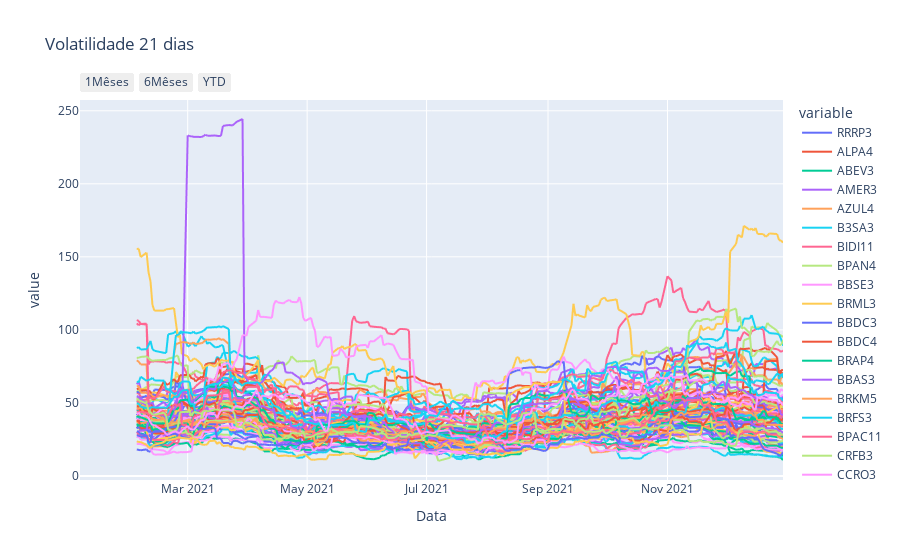

Source (notebook cell):
### Code cell
fig = px.line(
    data_frame=vol_2021,
    title='Volatilidade 21 dias',
    x=vol_2021.index,
    y=vol_2021.columns)

fig.update_layout(
  	{'xaxis':
    {'rangeselector': {'buttons': datas}}})

fig.show()

### Figure 1 — Plotly figure (JSON) as saved in the notebook; plotly's stock layout.template omitted (floating-point values rounded to 4 significant figures; data arrays with more than 128 entries replaced by an {"elided": "..."} marker saying what was removed)
{"data": [{"hovertemplate": "variable=RRRP3<br>Data=%{x}<br>value=%{y}<extra></extra>", "legendgroup": "RRRP3", "line": {"color": "#636efa", "dash": "solid"}, "marker": {"symbol": "circle"}, "mode": "lines", "name": "RRRP3", "showlegend": true, "type": "scattergl", "x": {"elided": "246 str values"}, "xaxis": "x", "y": {"elided": "246 float values"}, "yaxis": "y"}, {"hovertemplate": "variable=ALPA4<br>Data=%{x}<br>value=%{y}<extra></extra>", "legendgroup": "ALPA4", "line": {"color": "#EF553B", "dash": "solid"}, "marker": {"symbol": "circle"}, "mode": "lines", "name": "ALPA4", "showlegend": true, "type": "scattergl", "x": {"elided": "246 str values"}, "xaxis": "x", "y": {"elided": "246 float values"}, "yaxis": "y"}, {"hovertemplate": "variable=ABEV3<br>Data=%{x}<br>value=%{y}<extra></extra>", "legendgroup": "ABEV3", "line": {"color": "#00cc96", "dash": "solid"}, "marker": {"symbol": "circle"}, "mode": "lines", "name": "ABEV3", "showlegend": true, "type": "scattergl", "x": {"elided": "246 str values"}, "xaxis": "x", "y": {"elided": "246 float values"}, "yaxis": "y"}, {"hovertemplate": "variable=AMER3<br>Data=%{x}<br>value=%{y}<extra></extra>", "legendgroup": "AMER3", "line": {"color": "#ab63fa", "dash": "solid"}, "marker": {"symbol": "circle"}, "mode": "lines", "name": "AMER3", "showlegend": true, "type": "scattergl", "x": {"elided": "246 str values"}, "xaxis": "x", "y": {"elided": "246 float values"}, "yaxis": "y"}, {"hovertemplate": "variable=AZUL4<br>Data=%{x}<br>value=%{y}<extra></extra>", "legendgroup": "AZUL4", "line": {"color": "#FFA15A", "dash": "solid"}, "marker": {"symbol": "circle"}, "mode": "lines", "name": "AZUL4", "showlegend": true, "type": "scattergl", "x": {"elided": "246 str values"}, "xaxis": "x", "y": {"elided": "246 float values"}, "yaxis": "y"}, {"hovertemplate": "variable=B3SA3<br>Data=%{x}<br>value=%{y}<extra></extra>", "legendgroup": "B3SA3", "line": {"color": "#19d3f3", "dash": "solid"}, "marker": {"symbol": "circle"}, "mode": "lines", "name": "B3SA3", "showlegend": true, "type": "scattergl", "x": {"elided": "246 str values"}, "xaxis": "x", "y": {"elided": "246 float values"}, "yaxis": "y"}, {"hovertemplate": "variable=BIDI11<br>Data=%{x}<br>value=%{y}<extra></extra>", "legendgroup": "BIDI11", "line": {"color": "#FF6692", "dash": "solid"}, "marker": {"symbol": "circle"}, "mode": "lines", "name": "BIDI11", "showlegend": true, "type": "scattergl", "x": {"elided": "246 str values"}, "xaxis": "x", "y": {"elided": "246 float values"}, "yaxis": "y"}, {"hovertemplate": "variable=BPAN4<br>Data=%{x}<br>value=%{y}<extra></extra>", "legendgroup": "BPAN4", "line": {"color": "#B6E880", "dash": "solid"}, "marker": {"symbol": "circle"}, "mode": "lines", "name": "BPAN4", "showlegend": true, "type": "scattergl", "x": {"elided": "246 str values"}, "xaxis": "x", "y": {"elided": "246 float values"}, "yaxis": "y"}, {"hovertemplate": "variable=BBSE3<br>Data=%{x}<br>value=%{y}<extra></extra>", "legendgroup": "BBSE3", "line": {"color": "#FF97FF", "dash": "solid"}, "marker": {"symbol": "circle"}, "mode": "lines", "name": "BBSE3", "showlegend": true, "type": "scattergl", "x": {"elided": "246 str values"}, "xaxis": "x", "y": {"elided": "246 float values"}, "yaxis": "y"}, {"hovertemplate": "variable=BRML3<br>Data=%{x}<br>value=%{y}<extra></extra>", "legendgroup": "BRML3", "line": {"color": "#FECB52", "dash": "solid"}, "marker": {"symbol": "circle"}, "mode": "lines", "name": "BRML3", "showlegend": true, "type": "scattergl", "x": {"elided": "246 str values"}, "xaxis": "x", "y": {"elided": "246 float values"}, "yaxis": "y"}, {"hovertemplate": "variable=BBDC3<br>Data=%{x}<br>value=%{y}<extra></extra>", "legendgroup": "BBDC3", "line": {"color": "#636efa", "dash": "solid"}, "marker": {"symbol": "circle"}, "mode": "lines", "name": "BBDC3", "showlegend": true, "type": "scattergl", "x": {"elided": "246 str values"}, "xaxis": "x", "y": {"elided": "246 float values"}, "yaxis": "y"}, {"hovertemplate": "variable=BBDC4<br>Data=%{x}<br>value=%{y}<extra></extra>", "legendgroup": "BBDC4", "line": {"color": "#EF553B", "dash": "solid"}, "marker": {"symbol": "circle"}, "mode": "lines", "name": "BBDC4", "showlegend": true, "type": "scattergl", "x": {"elided": "246 str values"}, "xaxis": "x", "y": {"elided": "246 float values"}, "yaxis": "y"}, {"hovertemplate": "variable=BRAP4<br>Data=%{x}<br>value=%{y}<extra></extra>", "legendgroup": "BRAP4", "line": {"color": "#00cc96", "dash": "solid"}, "marker": {"symbol": "circle"}, "mode": "lines", "name": "BRAP4", "showlegend": true, "type": "scattergl", "x": {"elided": "246 str values"}, "xaxis": "x", "y": {"elided": "246 float values"}, "yaxis": "y"}, {"hovertemplate": "variable=BBAS3<br>Data=%{x}<br>value=%{y}<extra></extra>", "legendgroup": "BBAS3", "line": {"color": "#ab63fa", "dash": "solid"}, "marker": {"symbol": "circle"}, "mode": "lines", "name": "BBAS3", "showlegend": true, "type": "scattergl", "x": {"elided": "246 str values"}, "xaxis": "x", "y": {"elided": "246 float values"}, "yaxis": "y"}, {"hovertemplate": "variable=BRKM5<br>Data=%{x}<br>value=%{y}<extra></extra>", "legendgroup": "BRKM5", "line": {"color": "#FFA15A", "dash": "solid"}, "marker": {"symbol": "circle"}, "mode": "lines", "name": "BRKM5", "showlegend": true, "type": "scattergl", "x": {"elided": "246 str values"}, "xaxis": "x", "y": {"elided": "246 float values"}, "yaxis": "y"}, {"hovertemplate": "variable=BRFS3<br>Data=%{x}<br>value=%{y}<extra></extra>", "legendgroup": "BRFS3", "line": {"color": "#19d3f3", "dash": "solid"}, "marker": {"symbol": "circle"}, "mode": "lines", "name": "BRFS3", "showlegend": true, "type": "scattergl", "x": {"elided": "246 str values"}, "xaxis": "x", "y": {"elided": "246 float values"}, "yaxis": "y"}, {"hovertemplate": "variable=BPAC11<br>Data=%{x}<br>value=%{y}<extra></extra>", "legendgroup": "BPAC11", "line": {"color": "#FF6692", "dash": "solid"}, "marker": {"symbol": "circle"}, "mode": "lines", "name": "BPAC11", "showlegend": true, "type": "scattergl", "x": {"elided": "246 str values"}, "xaxis": "x", "y": {"elided": "246 float values"}, "yaxis": "y"}, {"hovertemplate": "variable=CRFB3<br>Data=%{x}<br>value=%{y}<extra></extra>", "legendgroup": "CRFB3", "line": {"color": "#B6E880", "dash": "solid"}, "marker": {"symbol": "circle"}, "mode": "lines", "name": "CRFB3", "showlegend": true, "type": "scattergl", "x": {"elided": "246 str values"}, "xaxis": "x", "y": {"elided": "246 float values"}, "yaxis": "y"}, {"hovertemplate": "variable=CCRO3<br>Data=%{x}<br>value=%{y}<extra></extra>", "legendgroup": "CCRO3", "line": {"color": "#FF97FF", "dash": "solid"}, "marker": {"symbol": "circle"}, "mode": "lines", "name": "CCRO3", "showlegend": true, "type": "scattergl", "x": {"elided": "246 str values"}, "xaxis": "x", "y": {"elided": "246 float values"}, "yaxis": "y"}, {"hovertemplate": "variable=CMIG4<br>Data=%{x}<br>value=%{y}<extra></extra>", "legendgroup": "CMIG4", "line": {"color": "#FECB52", "dash": "solid"}, "marker": {"symbol": "circle"}, "mode": "lines", "name": "CMIG4", "showlegend": true, "type": "scattergl", "x": {"elided": "246 str values"}, "xaxis": "x", "y": {"elided": "246 float values"}, "yaxis": "y"}, {"hovertemplate": "variable=CIEL3<br>Data=%{x}<br>value=%{y}<extra></extra>", "legendgroup": "CIEL3", "line": {"color": "#636efa", "dash": "solid"}, "marker": {"symbol": "circle"}, "mode": "lines", "name": "CIEL3", "showlegend": true, "type": "scattergl", "x": {"elided": "246 str values"}, "xaxis": "x", "y": {"elided": "246 float values"}, "yaxis": "y"}, {"hovertemplate": "variable=COGN3<br>Data=%{x}<br>value=%{y}<extra></extra>", "legendgroup": "COGN3", "line": {"color": "#EF553B", "dash": "solid"}, "marker": {"symbol": "circle"}, "mode": "lines", "name": "COGN3", "showlegend": true, "type": "scattergl", "x": {"elided": "246 str values"}, "xaxis": "x", "y": {"elided": "246 float values"}, "yaxis": "y"}, {"hovertemplate": "variable=CPLE6<br>Data=%{x}<br>value=%{y}<extra></extra>", "legendgroup": "CPLE6", "line": {"color": "#00cc96", "dash": "solid"}, "marker": {"symbol": "circle"}, "mode": "lines", "name": "CPLE6", "showlegend": true, "type": "scattergl", "x": {"elided": "246 str values"}, "xaxis": "x", "y": {"elided": "246 float values"}, "yaxis": "y"}, {"hovertemplate": "variable=CSAN3<br>Data=%{x}<br>value=%{y}<extra></extra>", "legendgroup": "CSAN3", "line": {"color": "#ab63fa", "dash": "solid"}, "marker": {"symbol": "circle"}, "mode": "lines", "name": "CSAN3", "showlegend": true, "type": "scattergl", "x": {"elided": "246 str values"}, "xaxis": "x", "y": {"elided": "246 float values"}, "yaxis": "y"}, {"hovertemplate": "variable=CPFE3<br>Data=%{x}<br>value=%{y}<extra></extra>", "legendgroup": "CPFE3", "line": {"color": "#FFA15A", "dash": "solid"}, "marker": {"symbol": "circle"}, "mode": "lines", "name": "CPFE3", "showlegend": true, "type": "scattergl", "x": {"elided": "246 str values"}, "xaxis": "x", "y": {"elided": "246 float values"}, "yaxis": "y"}, {"hovertemplate": "variable=CVCB3<br>Data=%{x}<br>value=%{y}<extra></extra>", "legendgroup": "CVCB3", "line": {"color": "#19d3f3", "dash": "solid"}, "marker": {"symbol": "circle"}, "mode": "lines", "name": "CVCB3", "showlegend": true, "type": "scattergl", "x": {"elided": "246 str values"}, "xaxis": "x", "y": {"elided": "246 float values"}, "yaxis": "y"}, {"hovertemplate": "variable=CYRE3<br>Data=%{x}<br>value=%{y}<extra></extra>", "legendgroup": "CYRE3", "line": {"color": "#FF6692", "dash": "solid"}, "marker": {"symbol": "circle"}, "mode": "lines", "name": "CYRE3", "showlegend": true, "type": "scattergl", "x": {"elided": "246 str values"}, "xaxis": "x", "y": {"elided": "246 float values"}, "yaxis": "y"}, {"hovertemplate": "variable=DXCO3<br>Data=%{x}<br>value=%{y}<extra></extra>", "legendgroup": "DXCO3", "line": {"color": "#B6E880", "dash": "solid"}, "marker": {"symbol": "circle"}, "mode": "lines", "name": "DXCO3", "showlegend": true, "type": "scattergl", "x": {"elided": "246 str values"}, "xaxis": "x", "y": {"elided": "246 float values"}, "yaxis": "y"}, {"hovertemplate": "variable=ECOR3<br>Data=%{x}<br>value=%{y}<extra></extra>", "legendgroup": "ECOR3", "line": {"color": "#FF97FF", "dash": "solid"}, "marker": {"symbol": "circle"}, "mode": "lines", "name": "ECOR3", "showlegend": true, "type": "scattergl", "x": {"elided": "246 str values"}, "xaxis": "x", "y": {"elided": "246 float values"}, "yaxis": "y"}, {"hovertemplate": "variable=ELET3<br>Data=%{x}<br>value=%{y}<extra></extra>", "legendgroup": "ELET3", "line": {"color": "#FECB52", "dash": "solid"}, "marker": {"symbol": "circle"}, "mode": "lines", "name": "ELET3", "showlegend": true, "type": "scattergl", "x": {"elided": "246 str values"}, "xaxis": "x", "y": {"elided": "246 float values"}, "yaxis": "y"}, {"hovertemplate": "variable=ELET6<br>Data=%{x}<br>value=%{y}<extra></extra>", "legendgroup": "ELET6", "line": {"color": "#636efa", "dash": "solid"}, "marker": {"symbol": "circle"}, "mode": "lines", "name": "ELET6", "showlegend": true, "type": "scattergl", "x": {"elided": "246 str values"}, "xaxis": "x", "y": {"elided": "246 float values"}, "yaxis": "y"}, {"hovertemplate": "variable=EMBR3<br>Data=%{x}<br>value=%{y}<extra></extra>", "legendgroup": "EMBR3", "line": {"color": "#EF553B", "dash": "solid"}, "marker": {"symbol": "circle"}, "mode": "lines", "name": "EMBR3", "showlegend": true, "type": "scattergl", "x": {"elided": "246 str values"}, "xaxis": "x", "y": {"elided": "246 float values"}, "yaxis": "y"}, {"hovertemplate": "variable=ENBR3<br>Data=%{x}<br>value=%{y}<extra></extra>", "legendgroup": "ENBR3", "line": {"color": "#00cc96", "dash": "solid"}, "marker": {"symbol": "circle"}, "mode": "lines", "name": "ENBR3", "showlegend": true, "type": "scattergl", "x": {"elided": "246 str values"}, "xaxis": "x", "y": {"elided": "246 float values"}, "yaxis": "y"}, {"hovertemplate": "variable=ENGI11<br>Data=%{x}<br>value=%{y}<extra></extra>", "legendgroup": "ENGI11", "line": {"color": "#ab63fa", "dash": "solid"}, "marker": {"symbol": "circle"}, "mode": "lines", "name": "ENGI11", "showlegend": true, "type": "scattergl", "x": {"elided": "246 str values"}, "xaxis": "x", "y": {"elided": "246 float values"}, "yaxis": "y"}, {"hovertemplate": "variable=ENEV3<br>Data=%{x}<br>value=%{y}<extra></extra>", "legendgroup": "ENEV3", "line": {"color": "#FFA15A", "dash": "solid"}, "marker": {"symbol": "circle"}, "mode": "lines", "name": "ENEV3", "showlegend": true, "type": "scattergl", "x": {"elided": "246 str values"}, "xaxis": "x", "y": {"elided": "246 float values"}, "yaxis": "y"}, {"hovertemplate": "variable=EGIE3<br>Data=%{x}<br>value=%{y}<extra></extra>", "legendgroup": "EGIE3", "line": {"color": "#19d3f3", "dash": "solid"}, "marker": {"symbol": "circle"}, "mode": "lines", "name": "EGIE3", "showlegend": true, "type": "scattergl", "x": {"elided": "246 str values"}, "xaxis": "x", "y": {"elided": "246 float values"}, "yaxis": "y"}, {"hovertemplate": "variable=EQTL3<br>Data=%{x}<br>value=%{y}<extra></extra>", "legendgroup": "EQTL3", "line": {"color": "#FF6692", "dash": "solid"}, "marker": {"symbol": "circle"}, "mode": "lines", "name": "EQTL3", "showlegend": true, "type": "scattergl", "x": {"elided": "246 str values"}, "xaxis": "x", "y": {"elided": "246 float values"}, "yaxis": "y"}, {"hovertemplate": "variable=EZTC3<br>Data=%{x}<br>value=%{y}<extra></extra>", "legendgroup": "EZTC3", "line": {"color": "#B6E880", "dash": "solid"}, "marker": {"symbol": "circle"}, "mode": "lines", "name": "EZTC3", "showlegend": true, "type": "scattergl", "x": {"elided": "246 str values"}, "xaxis": "x", "y": {"elided": "246 float values"}, "yaxis": "y"}, {"hovertemplate": "variable=FLRY3<br>Data=%{x}<br>value=%{y}<extra></extra>", "legendgroup": "FLRY3", "line": {"color": "#FF97FF", "dash": "solid"}, "marker": {"symbol": "circle"}, "mode": "lines", "name": "FLRY3", "showlegend": true, "type": "scattergl", "x": {"elided": "246 str values"}, "xaxis": "x", "y": {"elided": "246 float values"}, "yaxis": "y"}, {"hovertemplate": "variable=GGBR4<br>Data=%{x}<br>value=%{y}<extra></extra>", "legendgroup": "GGBR4", "line": {"color": "#FECB52", "dash": "solid"}, "marker": {"symbol": "circle"}, "mode": "lines", "name": "GGBR4", "showlegend": true, "type": "scattergl", "x": {"elided": "246 str values"}, "xaxis": "x", "y": {"elided": "246 float values"}, "yaxis": "y"}, {"hovertemplate": "variable=GOAU4<br>Data=%{x}<br>value=%{y}<extra></extra>", "legendgroup": "GOAU4", "line": {"color": "#636efa", "dash": "solid"}, "marker": {"symbol": "circle"}, "mode": "lines", "name": "GOAU4", "showlegend": true, "type": "scattergl", "x": {"elided": "246 str values"}, "xaxis": "x", "y": {"elided": "246 float values"}, "yaxis": "y"}, {"hovertemplate": "variable=GOLL4<br>Data=%{x}<br>value=%{y}<extra></extra>", "legendgroup": "GOLL4", "line": {"color": "#EF553B", "dash": "solid"}, "marker": {"symbol": "circle"}, "mode": "lines", "name": "GOLL4", "showlegend": true, "type": "scattergl", "x": {"elided": "246 str values"}, "xaxis": "x", "y": {"elided": "246 float values"}, "yaxis": "y"}, {"hovertemplate": "variable=NTCO3<br>Data=%{x}<br>value=%{y}<extra></extra>", "legendgroup": "NTCO3", "line": {"color": "#00cc96", "dash": "solid"}, "marker": {"symbol": "circle"}, "mode": "lines", "name": "NTCO3", "showlegend": true, "type": "scattergl", "x": {"elided": "246 str values"}, "xaxis": "x", "y": {"elided": "246 float values"}, "yaxis": "y"}, {"hovertemplate": "variable=SOMA3<br>Data=%{x}<br>value=%{y}<extra></extra>", "legendgroup": "SOMA3", "line": {"color": "#ab63fa", "dash": "solid"}, "marker": {"symbol": "circle"}, "mode": "lines", "name": "SOMA3", "showlegend": true, "type": "scattergl", "x": {"elided": "246 str values"}, "xaxis": "x", "y": {"elided": "246 float values"}, "yaxis": "y"}, {"hovertemplate": "variable=HAPV3<br>Data=%{x}<br>value=%{y}<extra></extra>", "legendgroup": "HAPV3", "line": {"color": "#FFA15A", "dash": "solid"}, "marker": {"symbol": "circle"}, "mode": "lines", "name": "HAPV3", "showlegend": true, "type": "scattergl", "x": {"elided": "246 str values"}, "xaxis": "x", "y": {"elided": "246 float values"}, "yaxis": "y"}, {"hovertemplate": "variable=HYPE3<br>Data=%{x}<br>value=%{y}<extra></extra>", "legendgroup": "HYPE3", "line": {"color": "#19d3f3", "dash": "solid"}, "marker": {"symbol": "circle"}, "mode": "lines", "name": "HYPE3", "showlegend": true, "type": "scattergl", "x": {"elided": "246 str values"}, "xaxis": "x", "y": {"elided": "246 float values"}, "yaxis": "y"}, {"hovertemplate": "variable=GNDI3<br>Data=%{x}<br>value=%{y}<extra></extra>", "legendgroup": "GNDI3", "line": {"color": "#FF6692", "dash": "solid"}, "marker": {"symbol": "circle"}, "mode": "lines", "name": "GNDI3", "showlegend": true, "type": "scattergl", "x": {"elided": "246 str values"}, "xaxis": "x", "y": {"elided": "246 float values"}, "yaxis": "y"}, {"hovertemplate": "variable=IRBR3<br>Data=%{x}<br>value=%{y}<extra></extra>", "legendgroup": "IRBR3", "line": {"color": "#B6E880", "dash": "solid"}, "marker": {"symbol": "circle"}, "mode": "lines", "name": "IRBR3", "showlegend": true, "type": "scattergl", "x": {"elided": "246 str values"}, "xaxis": "x", "y": {"elided": "246 float values"}, "yaxis": "y"}, {"hovertemplate": "variable=ITSA4<br>Data=%{x}<br>value=%{y}<extra></extra>", "legendgroup": "ITSA4", "line": {"color": "#FF97FF", "dash": "solid"}, "marker": {"symbol": "circle"}, "mode": "lines", "name": "ITSA4", "showlegend": true, "type": "scattergl", "x": {"elided": "246 str values"}, "xaxis": "x", "y": {"elided": "246 float values"}, "yaxis": "y"}, {"hovertemplate": "variable=ITUB4<br>Data=%{x}<br>value=%{y}<extra></extra>", "legendgroup": "ITUB4", "line": {"color": "#FECB52", "dash": "solid"}, "marker": {"symbol": "circle"}, "mode": "lines", "name": "ITUB4", "showlegend": true, "type": "scattergl", "x": {"elided": "246 str values"}, "xaxis": "x", "y": {"elided": "246 float values"}, "yaxis": "y"}, {"hovertemplate": "variable=JBSS3<br>Data=%{x}<br>value=%{y}<extra></extra>", "legendgroup": "JBSS3", "line": {"color": "#636efa", "dash": "solid"}, "marker": {"symbol": "circle"}, "mode": "lines", "name": "JBSS3", "showlegend": true, "type": "scattergl", "x": {"elided": "246 str values"}, "xaxis": "x", "y": {"elided": "246 float values"}, "yaxis": "y"}, {"hovertemplate": "variable=JHSF3<br>Data=%{x}<br>value=%{y}<extra></extra>", "legendgroup": "JHSF3", "line": {"color": "#EF553B", "dash": "solid"}, "marker": {"symbol": "circle"}, "mode": "lines", "name": "JHSF3", "showlegend": true, "type": "scattergl", "x": {"elided": "246 str values"}, "xaxis": "x", "y": {"elided": "246 float values"}, "yaxis": "y"}, {"hovertemplate": "variable=KLBN11<br>Data=%{x}<br>value=%{y}<extra></extra>", "legendgroup": "KLBN11", "line": {"color": "#00cc96", "dash": "solid"}, "marker": {"symbol": "circle"}, "mode": "lines", "name": "KLBN11", "showlegend": true, "type": "scattergl", "x": {"elided": "246 str values"}, "xaxis": "x", "y": {"elided": "246 float values"}, "yaxis": "y"}, {"hovertemplate": "variable=RENT3<br>Data=%{x}<br>value=%{y}<extra></extra>", "legendgroup": "RENT3", "line": {"color": "#ab63fa", "dash": "solid"}, "marker": {"symbol": "circle"}, "mode": "lines", "name": "RENT3", "showlegend": true, "type": "scattergl", "x": {"elided": "246 str values"}, "xaxis": "x", "y": {"elided": "246 float values"}, "yaxis": "y"}, {"hovertemplate": "variable=LCAM3<br>Data=%{x}<br>value=%{y}<extra></extra>", "legendgroup": "LCAM3", "line": {"color": "#FFA15A", "dash": "solid"}, "marker": {"symbol": "circle"}, "mode": "lines", "name": "LCAM3", "showlegend": true, "type": "scattergl", "x": {"elided": "246 str values"}, "xaxis": "x", "y": {"elided": "246 float values"}, "yaxis": "y"}, {"hovertemplate": "variable=LWSA3<br>Data=%{x}<br>value=%{y}<extra></extra>", "legendgroup": "LWSA3", "line": {"color": "#19d3f3", "dash": "solid"}, "marker": {"symbol": "circle"}, "mode": "lines", "name": "LWSA3", "showlegend": true, "type": "scattergl", "x": {"elided": "246 str values"}, "xaxis": "x", "y": {"elided": "246 float values"}, "yaxis": "y"}, {"hovertemplate": "variable=LREN3<br>Data=%{x}<br>value=%{y}<extra></extra>", "legendgroup": "LREN3", "line": {"color": "#FF6692", "dash": "solid"}, "marker": {"symbol": "circle"}, "mode": "lines", "name": "LREN3", "showlegend": true, "type": "scattergl", "x": {"elided": "246 str values"}, "xaxis": "x", "y": {"elided": "246 float values"}, "yaxis": "y"}, {"hovertemplate": "variable=MGLU3<br>Data=%{x}<br>value=%{y}<extra></extra>", "legendgroup": "MGLU3", "line": {"color": "#B6E880", "dash": "solid"}, "marker": {"symbol": "circle"}, "mode": "lines", "name": "MGLU3", "showlegend": true, "type": "scattergl", "x": {"elided": "246 str values"}, "xaxis": "x", "y": {"elided": "246 float values"}, "yaxis": "y"}, {"hovertemplate": "variable=MRFG3<br>Data=%{x}<br>value=%{y}<extra></extra>", "legendgroup": "MRFG3", "line": {"color": "#FF97FF", "dash": "solid"}, "marker": {"symbol": "circle"}, "mode": "lines", "name": "MRFG3", "showlegend": true, "type": "scattergl", "x": {"elided": "246 str values"}, "xaxis": "x", "y": {"elided": "246 float values"}, "yaxis": "y"}, {"hovertemplate": "variable=CASH3<br>Data=%{x}<br>value=%{y}<extra></extra>", "legendgroup": "CASH3", "line": {"color": "#FECB52", "dash": "solid"}, "marker": {"symbol": "circle"}, "mode": "lines", "name": "CASH3", "showlegend": true, "type": "scattergl", "x": {"elided": "246 str values"}, "xaxis": "x", "y": {"elided": "246 float values"}, "yaxis": "y"}, {"hovertemplate": "variable=BEEF3<br>Data=%{x}<br>value=%{y}<extra></extra>", "legendgroup": "BEEF3", "line": {"color": "#636efa", "dash": "solid"}, "marker": {"symbol": "circle"}, "mode": "lines", "name": "BEEF3", "showlegend": true, "type": "scattergl", "x": {"elided": "246 str values"}, "xaxis": "x", "y": {"elided": "246 float values"}, "yaxis": "y"}, {"hovertemplate": "variable=MRVE3<br>Data=%{x}<br>value=%{y}<extra></extra>", "legendgroup": "MRVE3", "line": {"color": "#EF553B", "dash": "solid"}, "marker": {"symbol": "circle"}, "mode": "lines", "name": "MRVE3", "showlegend": true, "type": "scattergl", "x": {"elided": "246 str values"}, "xaxis": "x", "y": {"elided": "246 float values"}, "yaxis": "y"}, {"hovertemplate": "variable=MULT3<br>Data=%{x}<br>value=%{y}<extra></extra>", "legendgroup": "MULT3", "line": {"color": "#00cc96", "dash": "solid"}, "marker": {"symbol": "circle"}, "mode": "lines", "name": "MULT3", "showlegend": true, "type": "scattergl", "x": {"elided": "246 str values"}, "xaxis": "x", "y": {"elided": "246 float values"}, "yaxis": "y"}, {"hovertemplate": "variable=PCAR3<br>Data=%{x}<br>value=%{y}<extra></extra>", "legendgroup": "PCAR3", "line": {"color": "#ab63fa", "dash": "solid"}, "marker": {"symbol": "circle"}, "mode": "lines", "name": "PCAR3", "showlegend": true, "type": "scattergl", "x": {"elided": "246 str values"}, "xaxis": "x", "y": {"elided": "246 float values"}, "yaxis": "y"}, {"hovertemplate": "variable=PETR3<br>Data=%{x}<br>value=%{y}<extra></extra>", "legendgroup": "PETR3", "line": {"color": "#FFA15A", "dash": "solid"}, "marker": {"symbol": "circle"}, "mode": "lines", "name": "PETR3", "showlegend": true, "type": "scattergl", "x": {"elided": "246 str values"}, "xaxis": "x", "y": {"elided": "246 float values"}, "yaxis": "y"}, {"hovertemplate": "variable=PETR4<br>Data=%{x}<br>value=%{y}<extra></extra>", "legendgroup": "PETR4", "line": {"color": "#19d3f3", "dash": "solid"}, "marker": {"symbol": "circle"}, "mode": "lines", "name": "PETR4", "showlegend": true, "type": "scattergl", "x": {"elided": "246 str values"}, "xaxis": "x", "y": {"elided": "246 float values"}, "yaxis": "y"}, {"hovertemplate": "variable=PRIO3<br>Data=%{x}<br>value=%{y}<extra></extra>", "legendgroup": "PRIO3", "line": {"color": "#FF6692", "dash": "solid"}, "marker": {"symbol": "circle"}, "mode": "lines", "name": "PRIO3", "showlegend": true, "type": "scattergl", "x": {"elided": "246 str values"}, "xaxis": "x", "y": {"elided": "246 float values"}, "yaxis": "y"}, {"hovertemplate": "variable=PETZ3<br>Data=%{x}<br>value=%{y}<extra></extra>", "legendgroup": "PETZ3", "line": {"color": "#B6E880", "dash": "solid"}, "marker": {"symbol": "circle"}, "mode": "lines", "name": "PETZ3", "showlegend": true, "type": "scattergl", "x": {"elided": "246 str values"}, "xaxis": "x", "y": {"elided": "246 float values"}, "yaxis": "y"}, {"hovertemplate": "variable=POSI3<br>Data=%{x}<br>value=%{y}<extra></extra>", "legendgroup": "POSI3", "line": {"color": "#FF97FF", "dash": "solid"}, "marker": {"symbol": "circle"}, "mode": "lines", "name": "POSI3", "showlegend": true, "type": "scattergl", "x": {"elided": "246 str values"}, "xaxis": "x", "y": {"elided": "246 float values"}, "yaxis": "y"}, {"hovertemplate": "variable=QUAL3<br>Data=%{x}<br>value=%{y}<extra></extra>", "legendgroup": "QUAL3", "line": {"color": "#FECB52", "dash": "solid"}, "marker": {"symbol": "circle"}, "mode": "lines", "name": "QUAL3", "showlegend": true, "type": "scattergl", "x": {"elided": "246 str values"}, "xaxis": "x", "y": {"elided": "246 float values"}, "yaxis": "y"}, {"hovertemplate": "variable=RADL3<br>Data=%{x}<br>value=%{y}<extra></extra>", "legendgroup": "RADL3", "line": {"color": "#636efa", "dash": "solid"}, "marker": {"symbol": "circle"}, "mode": "lines", "name": "RADL3", "showlegend": true, "type": "scattergl", "x": {"elided": "246 str values"}, "xaxis": "x", "y": {"elided": "246 float values"}, "yaxis": "y"}, {"hovertemplate": "variable=RDOR3<br>Data=%{x}<br>value=%{y}<extra></extra>", "legendgroup": "RDOR3", "line": {"color": "#EF553B", "dash": "solid"}, "marker": {"symbol": "circle"}, "mode": "lines", "name": "RDOR3", "showlegend": true, "type": "scattergl", "x": {"elided": "246 str values"}, "xaxis": "x", "y": {"elided": "246 float values"}, "yaxis": "y"}, {"hovertemplate": "variable=RAIL3<br>Data=%{x}<br>value=%{y}<extra></extra>", "legendgroup": "RAIL3", "line": {"color": "#00cc96", "dash": "solid"}, "marker": {"symbol": "circle"}, "mode": "lines", "name": "RAIL3", "showlegend": true, "type": "scattergl", "x": {"elided": "246 str values"}, "xaxis": "x", "y": {"elided": "246 float values"}, "yaxis": "y"}, {"hovertemplate": "variable=SBSP3<br>Data=%{x}<br>value=%{y}<extra></extra>", "legendgroup": "SBSP3", "line": {"color": "#ab63fa", "dash": "solid"}, "marker": {"symbol": "circle"}, "mode": "lines", "name": "SBSP3", "showlegend": true, "type": "scattergl", "x": {"elided": "246 str values"}, "xaxis": "x", "y": {"elided": "246 float values"}, "yaxis": "y"}, {"hovertemplate": "variable=SANB11<br>Data=%{x}<br>value=%{y}<extra></extra>", "legendgroup": "SANB11", "line": {"color": "#FFA15A", "dash": "solid"}, "marker": {"symbol": "circle"}, "mode": "lines", "name": "SANB11", "showlegend": true, "type": "scattergl", "x": {"elided": "246 str values"}, "xaxis": "x", "y": {"elided": "246 float values"}, "yaxis": "y"}, {"hovertemplate": "variable=CSNA3<br>Data=%{x}<br>value=%{y}<extra></extra>", "legendgroup": "CSNA3", "line": {"color": "#19d3f3", "dash": "solid"}, "marker": {"symbol": "circle"}, "mode": "lines", "name": "CSNA3", "showlegend": true, "type": "scattergl", "x": {"elided": "246 str values"}, "xaxis": "x", "y": {"elided": "246 float values"}, "yaxis": "y"}, {"hovertemplate": "variable=SULA11<br>Data=%{x}<br>value=%{y}<extra></extra>", "legendgroup": "SULA11", "line": {"color": "#FF6692", "dash": "solid"}, "marker": {"symbol": "circle"}, "mode": "lines", "name": "SULA11", "showlegend": true, "type": "scattergl", "x": {"elided": "246 str values"}, "xaxis": "x", "y": {"elided": "246 float values"}, "yaxis": "y"}, {"hovertemplate": "variable=SUZB3<br>Data=%{x}<br>value=%{y}<extra></extra>", "legendgroup": "SUZB3", "line": {"color": "#B6E880", "dash": "solid"}, "marker": {"symbol": "circle"}, "mode": "lines", "name": "SUZB3", "showlegend": true, "type": "scattergl", "x": {"elided": "246 str values"}, "xaxis": "x", "y": {"elided": "246 float values"}, "yaxis": "y"}, {"hovertemplate": "variable=TAEE11<br>Data=%{x}<br>value=%{y}<extra></extra>", "legendgroup": "TAEE11", "line": {"color": "#FF97FF", "dash": "solid"}, "marker": {"symbol": "circle"}, "mode": "lines", "name": "TAEE11", "showlegend": true, "type": "scattergl", "x": {"elided": "246 str values"}, "xaxis": "x", "y": {"elided": "246 float values"}, "yaxis": "y"}, {"hovertemplate": "variable=VIVT3<br>Data=%{x}<br>value=%{y}<extra></extra>", "legendgroup": "VIVT3", "line": {"color": "#FECB52", "dash": "solid"}, "marker": {"symbol": "circle"}, "mode": "lines", "name": "VIVT3", "showlegend": true, "type": "scattergl", "x": {"elided": "246 str values"}, "xaxis": "x", "y": {"elided": "246 float values"}, "yaxis": "y"}, {"hovertemplate": "variable=TIMS3<br>Data=%{x}<br>value=%{y}<extra></extra>", "legendgroup": "TIMS3", "line": {"color": "#636efa", "dash": "solid"}, "marker": {"symbol": "circle"}, "mode": "lines", "name": "TIMS3", "showlegend": true, "type": "scattergl", "x": {"elided": "246 str values"}, "xaxis": "x", "y": {"elided": "246 float values"}, "yaxis": "y"}, {"hovertemplate": "variable=TOTS3<br>Data=%{x}<br>value=%{y}<extra></extra>", "legendgroup": "TOTS3", "line": {"color": "#EF553B", "dash": "solid"}, "marker": {"symbol": "circle"}, "mode": "lines", "name": "TOTS3", "showlegend": true, "type": "scattergl", "x": {"elided": "246 str values"}, "xaxis": "x", "y": {"elided": "246 float values"}, "yaxis": "y"}, {"hovertemplate": "variable=UGPA3<br>Data=%{x}<br>value=%{y}<extra></extra>", "legendgroup": "UGPA3", "line": {"color": "#00cc96", "dash": "solid"}, "marker": {"symbol": "circle"}, "mode": "lines", "name": "UGPA3", "showlegend": true, "type": "scattergl", "x": {"elided": "246 str values"}, "xaxis": "x", "y": {"elided": "246 float values"}, "yaxis": "y"}, {"hovertemplate": "variable=USIM5<br>Data=%{x}<br>value=%{y}<extra></extra>", "legendgroup": "USIM5", "line": {"color": "#ab63fa", "dash": "solid"}, "marker": {"symbol": "circle"}, "mode": "lines", "name": "USIM5", "showlegend": true, "type": "scattergl", "x": {"elided": "246 str values"}, "xaxis": "x", "y": {"elided": "246 float values"}, "yaxis": "y"}, {"hovertemplate": "variable=VALE3<br>Data=%{x}<br>value=%{y}<extra></extra>", "legendgroup": "VALE3", "line": {"color": "#FFA15A", "dash": "solid"}, "marker": {"symbol": "circle"}, "mode": "lines", "name": "VALE3", "showlegend": true, "type": "scattergl", "x": {"elided": "246 str values"}, "xaxis": "x", "y": {"elided": "246 float values"}, "yaxis": "y"}, {"hovertemplate": "variable=VIIA3<br>Data=%{x}<br>value=%{y}<extra></extra>", "legendgroup": "VIIA3", "line": {"color": "#19d3f3", "dash": "solid"}, "marker": {"symbol": "circle"}, "mode": "lines", "name": "VIIA3", "showlegend": true, "type": "scattergl", "x": {"elided": "246 str values"}, "xaxis": "x", "y": {"elided": "246 float values"}, "yaxis": "y"}, {"hovertemplate": "variable=VBBR3<br>Data=%{x}<br>value=%{y}<extra></extra>", "legendgroup": "VBBR3", "line": {"color": "#FF6692", "dash": "solid"}, "marker": {"symbol": "circle"}, "mode": "lines", "name": "VBBR3", "showlegend": true, "type": "scattergl", "x": {"elided": "246 str values"}, "xaxis": "x", "y": {"elided": "246 float values"}, "yaxis": "y"}, {"hovertemplate": "variable=WEGE3<br>Data=%{x}<br>value=%{y}<extra></extra>", "legendgroup": "WEGE3", "line": {"color": "#B6E880", "dash": "solid"}, "marker": {"symbol": "circle"}, "mode": "lines", "name": "WEGE3", "showlegend": true, "type": "scattergl", "x": {"elided": "246 str values"}, "xaxis": "x", "y": {"elided": "246 float values"}, "yaxis": "y"}, {"hovertemplate": "variable=YDUQ3<br>Data=%{x}<br>value=%{y}<extra></extra>", "legendgroup": "YDUQ3", "line": {"color": "#FF97FF", "dash": "solid"}, "marker": {"symbol": "circle"}, "mode": "lines", "name": "YDUQ3", "showlegend": true, "type": "scattergl", "x": {"elided": "246 str values"}, "xaxis": "x", "y": {"elided": "246 float values"}, "yaxis": "y"}], "layout": {"legend": {"title": {"text": "variable"}, "tracegroupgap": 0}, "title": {"text": "Volatilidade 21 dias"}, "xaxis": {"anchor": "y", "domain": [0, 1], "rangeselector": {"buttons": [{"count": 1, "label": "1Mêses", "step": "month", "stepmode": "backward"}, {"count": 6, "label": "6Mêses", "step": "month", "stepmode": "backward"}, {"count": 1, "label": "YTD", "step": "year", "stepmode": "todate"}]}, "title": {"text": "Data"}}, "yaxis": {"anchor": "x", "domain": [0, 1], "title": {"text": "value"}}}}
